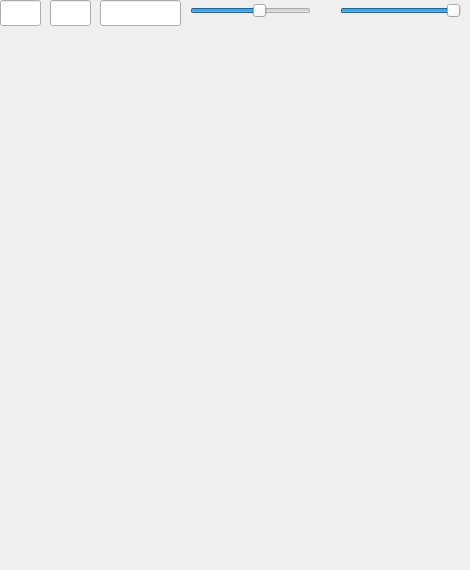
<?xml version="1.0" encoding="UTF-8"?>
<ui version="4.0">
 <class>MImageView</class>
 <widget class="QWidget" name="MImageView">
  <property name="windowModality">
   <enum>Qt::NonModal</enum>
  </property>
  <property name="enabled">
   <bool>true</bool>
  </property>
  <property name="geometry">
   <rect>
    <x>0</x>
    <y>0</y>
    <width>470</width>
    <height>570</height>
   </rect>
  </property>
  <property name="minimumSize">
   <size>
    <width>470</width>
    <height>0</height>
   </size>
  </property>
  <property name="mouseTracking">
   <bool>true</bool>
  </property>
  <property name="windowTitle">
   <string>2D distribution</string>
  </property>
  <widget class="QLineEdit" name="lineEdit_xpos">
   <property name="geometry">
    <rect>
     <x>0</x>
     <y>0</y>
     <width>41</width>
     <height>26</height>
    </rect>
   </property>
   <property name="readOnly">
    <bool>true</bool>
   </property>
  </widget>
  <widget class="QLineEdit" name="lineEdit_ypos">
   <property name="geometry">
    <rect>
     <x>50</x>
     <y>0</y>
     <width>41</width>
     <height>26</height>
    </rect>
   </property>
   <property name="readOnly">
    <bool>true</bool>
   </property>
  </widget>
  <widget class="QLineEdit" name="lineEdit_bincontent">
   <property name="geometry">
    <rect>
     <x>100</x>
     <y>0</y>
     <width>81</width>
     <height>26</height>
    </rect>
   </property>
   <property name="readOnly">
    <bool>true</bool>
   </property>
  </widget>
  <widget class="QSlider" name="horizontalSlider_bottom">
   <property name="enabled">
    <bool>true</bool>
   </property>
   <property name="geometry">
    <rect>
     <x>190</x>
     <y>0</y>
     <width>121</width>
     <height>21</height>
    </rect>
   </property>
   <property name="minimum">
    <number>0</number>
   </property>
   <property name="maximum">
    <number>255</number>
   </property>
   <property name="value">
    <number>150</number>
   </property>
   <property name="orientation">
    <enum>Qt::Horizontal</enum>
   </property>
  </widget>
  <widget class="QSlider" name="horizontalSlider_top">
   <property name="geometry">
    <rect>
     <x>340</x>
     <y>0</y>
     <width>121</width>
     <height>21</height>
    </rect>
   </property>
   <property name="minimum">
    <number>1</number>
   </property>
   <property name="maximum">
    <number>255</number>
   </property>
   <property name="value">
    <number>255</number>
   </property>
   <property name="orientation">
    <enum>Qt::Horizontal</enum>
   </property>
  </widget>
  <widget class="QPushButton" name="pushButton_unzoom">
   <property name="geometry">
    <rect>
     <x>310</x>
     <y>0</y>
     <width>21</width>
     <height>23</height>
    </rect>
   </property>
   <property name="text">
    <string/>
   </property>
   <property name="autoDefault">
    <bool>false</bool>
   </property>
   <property name="flat">
    <bool>true</bool>
   </property>
  </widget>
 </widget>
 <resources/>
 <connections/>
</ui>
